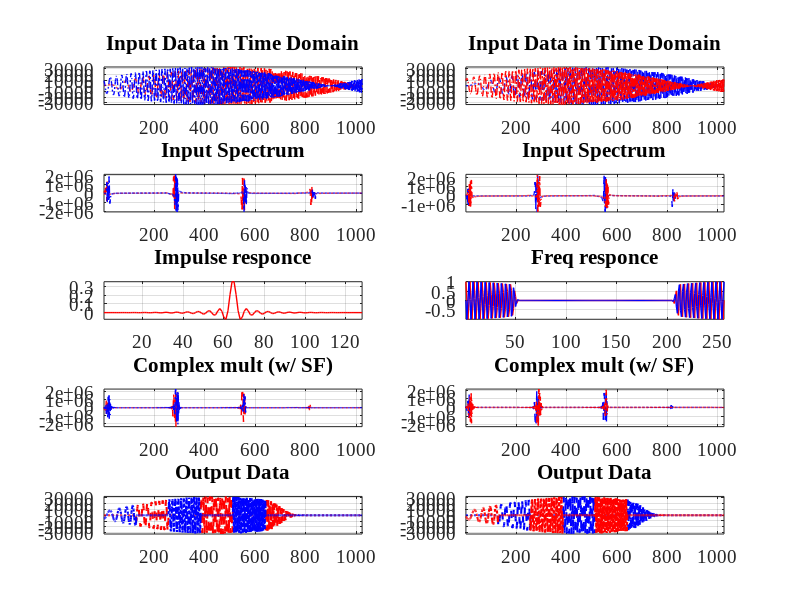
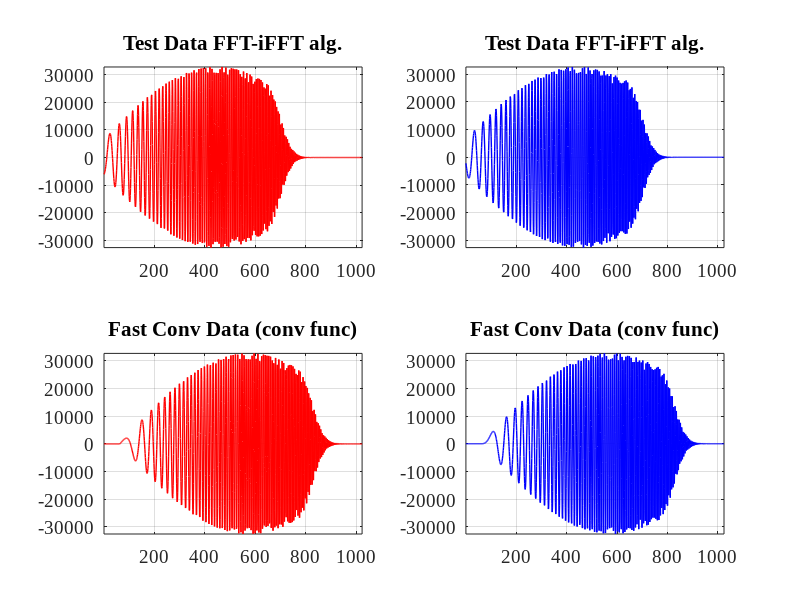

MATLAB code to generate these figures, in order:
%% -----------------------------------------------------------------------
%
% Title       : test_fast_conv.m
% Author      : Alexander Kapitanov	
% Company     : AO "Insys"
% E-mail      : sallador@bk.ru 
% Version     : 1.0	 
%
% ------------------------------------------------------------------------
%
% Description :  
%  
%  Math model for calculate Fast Convolution by using FFT algorithm
%  Calculate linear convolution via circular convolution.
%
%  The linear convolution of an N-point vector, x, and an L-point vector, y, 
%  has length N + L - 1.
%
% ------------------------------------------------------------------------
%
% Version     : 1.0 
% Date        : 2017.05.14 
%
%% ----------------------------------------------------------------------- 
%
%	GNU GENERAL PUBLIC LICENSE
% Version 3, 29 June 2007
%
%	Copyright (c) 2018 Kapitanov Alexander
%
% This program is free software: you can redistribute it and/or modify
% it under the terms of the GNU General Public License as published by
% the Free Software Foundation, either version 3 of the License, or
% (at your option) any later version.
%
% You should have received a copy of the GNU General Public License
% along with this program.  If not, see <http://www.gnu.org/licenses/>.
%
% THERE IS NO WARRANTY FOR THE PROGRAM, TO THE EXTENT PERMITTED BY
% APPLICABLE LAW. EXCEPT WHEN OTHERWISE STATED IN WRITING THE COPYRIGHT 
% HOLDERS AND/OR OTHER PARTIES PROVIDE THE PROGRAM "AS IS" WITHOUT WARRANTY 
% OF ANY KIND, EITHER EXPRESSED OR IMPLIED, INCLUDING, BUT NOT LIMITED TO, 
% THE IMPLIED WARRANTIES OF MERCHANTABILITY AND FITNESS FOR A PARTICULAR 
% PURPOSE.  THE ENTIRE RISK AS TO THE QUALITY AND PERFORMANCE OF THE PROGRAM 
% IS WITH YOU.  SHOULD THE PROGRAM PROVE DEFECTIVE, YOU ASSUME THE COST OF 
%  ALL NECESSARY SERVICING, REPAIR OR CORRECTION. 
%
%% -----------------------------------------------------------------------	   

% Preparing to work
close all;
clear all;

set(0, 'DefaultAxesFontSize', 14, 'DefaultAxesFontName', 'Times New Roman');
set(0, 'DefaultTextFontSize', 14, 'DefaultTextFontName', 'Times New Roman'); 

%% -------------------------------------------------------------------------- %%
% ---------------- CHANGE INPUT SIGNAL AND FFT PARAMETERS -------------------- %
%% -------------------------------------------------------------------------- %%

% Number of FFT length: (Filter length = NFFT / 2)
NFFT = 2^8;            % Number of FFT points
MT = 8;                % M multiplier for total length of data vector

% Signal parameters:
Asig = 2^15-1;         % Signal magnitude
Fsig = 0.3722;         % Signal frequency
B = 0.125;             % Base for chirp signal

SNR = -10;             % AWGN

% Filter parameters (FIR) and beta for Kaiser windowing:
Fcut = 190;           % First freq (passband)
Fs = 1000;            % Sampling freq
BETA = 7;             % Add window: Beta (Kaiser)

%% -------------------------------------------------------------------------- %%
% ---------------- 0: CREATE INPUT DATA FOR CPP/RTL -------------------------- %
%% -------------------------------------------------------------------------- %%
NT = MT/2;             % N multiplier (don't change)
NSIG = NFFT * MT;      % Total signal length
SEED = 1;

for i = 1:NSIG
  
  % Chirp:
  Dre(i,1) = round(Asig * cos((Fsig*i + B*i*i/2) * 1*pi/NFFT) * sin(2*i * pi / NSIG));
  Dim(i,1) = round(Asig * sin((Fsig*i + B*i*i/2) * 1*pi/NFFT) * sin(2*i * pi / NSIG));

  % Harmonic w/ modulation:
  % Dre(i,1) = Asig * cos(Fsig * i* 2*pi/NFFT) * sin(2*i * pi / NSIG);
  % Dim(i,1) = Asig * sin(Fsig * i* 2*pi/NFFT) * sin(2*i * pi / NSIG);

  % Harmonic
  % Dre(i,1) = Asig * cos(Fsig * i* 2*pi/NFFT);
  % Dim(i,1) = Asig * sin(Fsig * i* 2*pi/NFFT);
 
end

DatRe = awgn(Dre, SNR, 0, SEED);     
DatIm = awgn(Dim, SNR, 0, SEED);     

DSVRe = round(DatRe);
DSVIm = round(DatIm);

%% -------------------------------------------------------------------------- %%
% ---------------- 1:  INPUT DATA (TEST MATH SIGNAL) ------------------------- % 
%% -------------------------------------------------------------------------- %%
fid = fopen ("di_re.dat", "w");
for i = 1:NFFT*MT
    fprintf(fid, "%d \n", DSVRe(i));
end
fclose(fid);
%
fid = fopen ("di_im.dat", "w");
for i = 1:NFFT*MT
    fprintf(fid, "%d \n", DSVIm(i));
end
fclose(fid);

Din(:,1) = DSVRe;
Din(:,2) = DSVIm;
Dcm(:,1) = Din(:,1) + j*Din(:,2);

% Create two parts of input signal: normal data and shifted on NFFT/2
for i = 1:NFFT*NT
  Din1(i,1) = Din(i,1);
  Din1(i,2) = Din(i,2);
  Din2(i,1) = Din(i+NFFT/2,1);
  Din2(i,2) = Din(i+NFFT/2,2);
end

Dcm1(:,1) = Din1(:,1) + j*Din1(:,2);
Dcm2(:,1) = Din2(:,1) + j*Din2(:,2);

%% -------------------------------------------------------------------------- %%
% ---------------- 2:  SUPPORT FUNCTION FOR FC-FILTER ------------------------ % 
%% -------------------------------------------------------------------------- %%

N = NFFT/2;           % Number of taps for FIR filter = NFFT/2

WIND = kaiser(N, BETA);
f =  [Fcut]/(Fs/2);
Hc = fir1(N-1, f, 'low', WIND);
%Hc2 = [Hc zeros(1,N)];

DFc(:,1) = conv(Din(1:NT*NFFT,1), Hc);
DFc(:,2) = conv(Din(1:NT*NFFT,2), Hc);

SF = fft(Hc, NFFT);
SxFFT(:,1) = real(SF);
SxFFT(:,2) = imag(SF);
SFCm = SF';

SXFFT(:,1) = round (2^14 * SxFFT(:,1));
SXFFT(:,2) = round (2^14 * SxFFT(:,2));

fid = fopen ("sf_x64.dat", "w");
for i = 1:NFFT/2
    fprintf(fid, "%d %d %d %d\n",  SXFFT(i+NFFT/2,2), SXFFT(i+NFFT/2,1), SXFFT(i,2), SXFFT(i,1));
end
fclose(fid);

%% -------------------------------------------------------------------------- %%
% ---------------- 3:  CREATE TWO PARTS OF SPECTRUM -------------------------- % 
%% -------------------------------------------------------------------------- %%
for j = 1:NT
  Dfft1(:,j) = fft(Dcm1((j-1)*NFFT+1 : NFFT*j, 1), NFFT);
  Dfft2(:,j) = fft(Dcm2((j-1)*NFFT+1 : NFFT*j, 1), NFFT);
end

Dfft_l1 = reshape(Dfft1, NT*NFFT, 1);
Dfft_l2 = reshape(Dfft2, NT*NFFT, 1);

DatFFT1(:,1) = real(Dfft_l1);
DatFFT1(:,2) = imag(Dfft_l1);
DatFFT2(:,1) = real(Dfft_l2);
DatFFT2(:,2) = imag(Dfft_l2);

%% -------------------------------------------------------------------------- %%
% ---------------- 4:  CALCULATE FC FILTER (FFT-IFFT) ------------------------ % 
%% -------------------------------------------------------------------------- %%

for j = 1:NT
  DCM1(:,j) = Dfft1(:,j) .* SFCm;
  DCM2(:,j) = Dfft2(:,j) .* SFCm;
end

DCm_l1 = reshape(DCM1, NT*NFFT, 1);
DCm_l2 = reshape(DCM2, NT*NFFT, 1);    

DatCM1(:,1) = real(DCm_l1);
DatCM1(:,2) = imag(DCm_l1);
DatCM2(:,1) = real(DCm_l2);
DatCM2(:,2) = imag(DCm_l2);  

for j = 1:NT
  Difft1(:,j) = ifft(DCm_l1((j-1)*NFFT+1 : NFFT*j, 1), NFFT);
  Difft2(:,j) = ifft(DCm_l2((j-1)*NFFT+1 : NFFT*j, 1), NFFT);
end

Difft_l1 = reshape(Difft1, NT*NFFT, 1);
Difft_l2 = reshape(Difft2, NT*NFFT, 1);

DatIFFT1(:,1) = real(Difft_l1);
DatIFFT1(:,2) = imag(Difft_l1);
DatIFFT2(:,1) = real(Difft_l2);
DatIFFT2(:,2) = imag(Difft_l2);

%% -------------------------------------------------------------------------- %%
% ---------------- 5:  CALCULATE Output parts of data ------------------------ % 
%% -------------------------------------------------------------------------- %%

for i = 1:NFFT
  for j = 1:NT
    if (i <= NFFT/2)
      Dout1(i+(j-1)*NFFT,1) = 0;
      Dout1(i+(j-1)*NFFT,2) = 0;
    else
      Dout1(i+(j-1)*NFFT,1) = DatIFFT2(i-NFFT/2 + (j-1)*NFFT,1);
      Dout1(i+(j-1)*NFFT,2) = DatIFFT2(i-NFFT/2 + (j-1)*NFFT,2);  
    end
  end
end

for i = 1:NFFT
  for j = 1:NT
    if (i <= NFFT/2)
      Dout2(i+(j-1)*NFFT,1) = DatIFFT1(i + (j-1)*NFFT,1);
      Dout2(i+(j-1)*NFFT,2) = DatIFFT1(i + (j-1)*NFFT,2);
    else
      Dout2(i+(j-1)*NFFT,1) = 0;
      Dout2(i+(j-1)*NFFT,2) = 0;  
    end
  end
end

%% -------------------------------------------------------------------------- %%
% ---------------- 6:  PLOT: INPUT, SF SPEC, FFT/IFFT, OUTPUT ---------------- % 
%% -------------------------------------------------------------------------- %%

figure(1) % Plot loaded data in Time Domain
for i = 1:2
  subplot(5,2,i)
  plot(Din1(1:NT*NFFT,i), '--', 'LineWidth', 1, 'Color',[2-i 0  i-1])
  grid on
  hold on
  plot(Din2(1:NT*NFFT,i), '-.', 'LineWidth', 1, 'Color',[i-1 0  2-i])
  axis tight      
  title(['Input Data in Time Domain'])   
end

figure(1) % Plot FFT data in Frequency Domain
for i = 1:2
  subplot(5,2,i+2)
  plot(DatFFT1(1:NT*NFFT,i), '--', 'LineWidth', 1, 'Color',[2-i 0  i-1])
  grid on
  hold on 
  plot(DatFFT2(1:NT*NFFT,i), '-.', 'LineWidth', 1, 'Color',[i-1 0  2-i])
  axis tight       
  title(['Input Spectrum'])    
end

figure(1) % Plot FFT data in Frequency Domain
  subplot(5,2,5)
  plot(Hc, '-', 'LineWidth', 1, 'Color',[1 0  0])
  grid on
  axis tight       
  title(['Impulse responce'])    

figure(1) % Plot FFT data in Frequency Domain
for i = 1:2
  subplot(5,2,6)
  plot(SxFFT(1:NFFT,i), '-', 'LineWidth', 1, 'Color',[2-i 0  i-1])
  hold on
  grid on
  axis tight       
  title(['Freq responce'])    
end

figure(1) % Plot loaded data in Time Domain
for i = 1:2
  subplot(5,2,i+6)
  plot(DatCM1(1:NT*NFFT,i), '--', 'LineWidth', 1, 'Color',[2-i 0  i-1])
  grid on
  hold on
  plot(DatCM2(1:NT*NFFT,i), '-.', 'LineWidth', 1, 'Color',[i-1 0  2-i])
  axis tight      
  title(['Complex mult (w/ SF)'])   
end  

figure(1) % Plot loaded data in Time Domain
for i = 1:2
  subplot(5,2,i+8)
  plot(Dout1(1:NT*NFFT,i), '--', 'LineWidth', 1.5, 'Color',[2-i 0  i-1])
  grid on
  hold on
  plot(Dout2(1:NT*NFFT,i), '-.', 'LineWidth', 1.5, 'Color',[i-1 0  2-i])
  axis tight      
  title(['Output Data'])   
end

for i = 1:NFFT
  for j = 1:NT 
    if (i <= NFFT/2)
      Dout(i+(j-1)*NFFT, 1) = DatIFFT1(i+(j-1)*NFFT, 1);
      Dout(i+(j-1)*NFFT, 2) = DatIFFT1(i+(j-1)*NFFT, 2);
    else
      Dout(i+(j-1)*NFFT, 1) = DatIFFT2(i+(j-1)*NFFT - NFFT/2, 1);
      Dout(i+(j-1)*NFFT, 2) = DatIFFT2(i+(j-1)*NFFT - NFFT/2, 2);
    end
  end
end

figure(2)
for i = 1:2
  subplot(2,2,i)
  plot(Dout(1:NT*NFFT,i), '-', 'LineWidth', 1, 'Color',[2-i 0  i-1])
  grid on
  axis tight      
  title(['Test Data FFT-iFFT alg.'])   
end

figure(2)
for i = 1:2
  subplot(2,2,i+2)
  plot(DFc(1:NT*NFFT,i), '-', 'LineWidth', 1, 'Color',[2-i 0  i-1])
  grid on
  axis tight      
  title(['Fast Conv Data (conv func)'])   
end